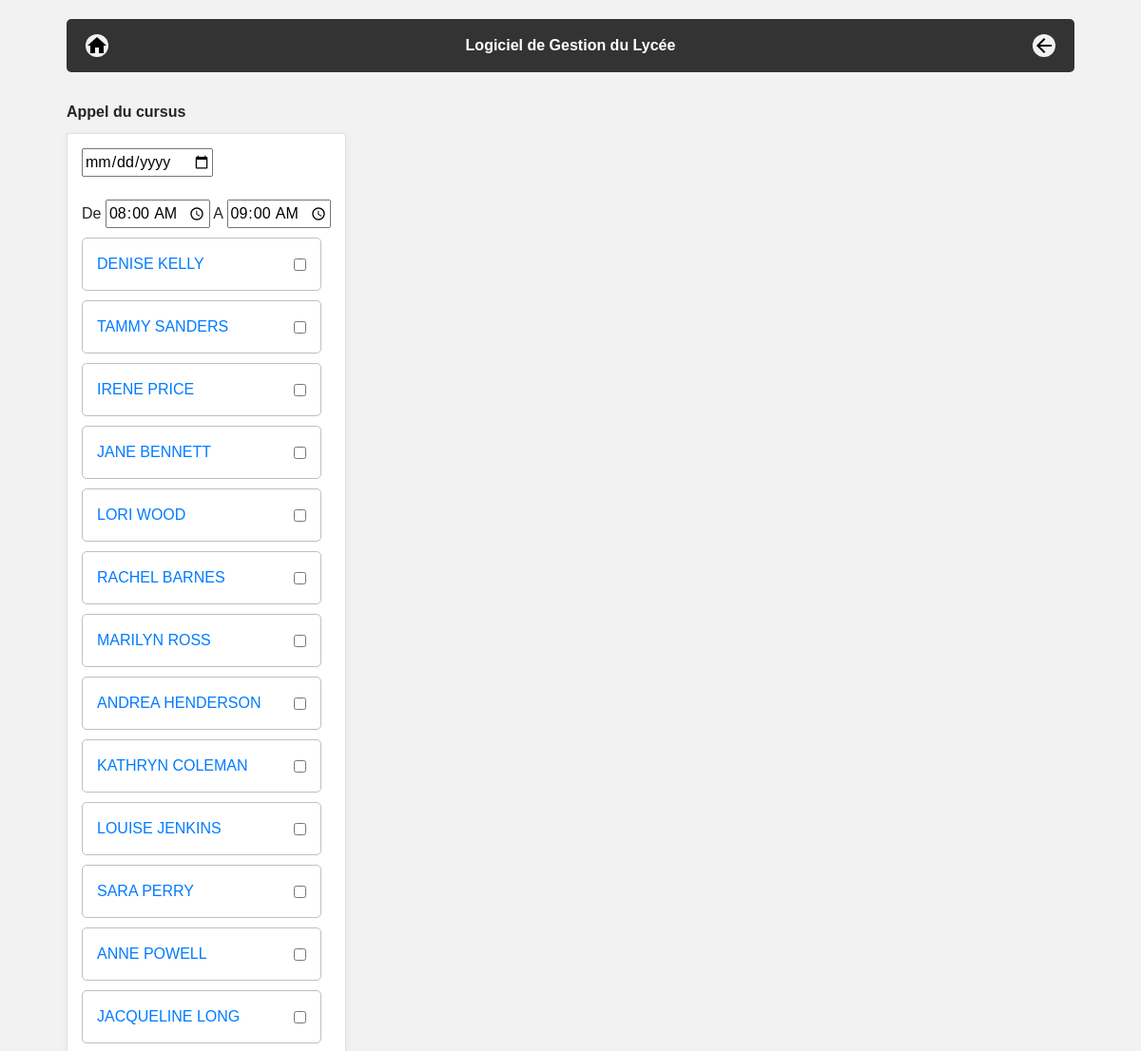
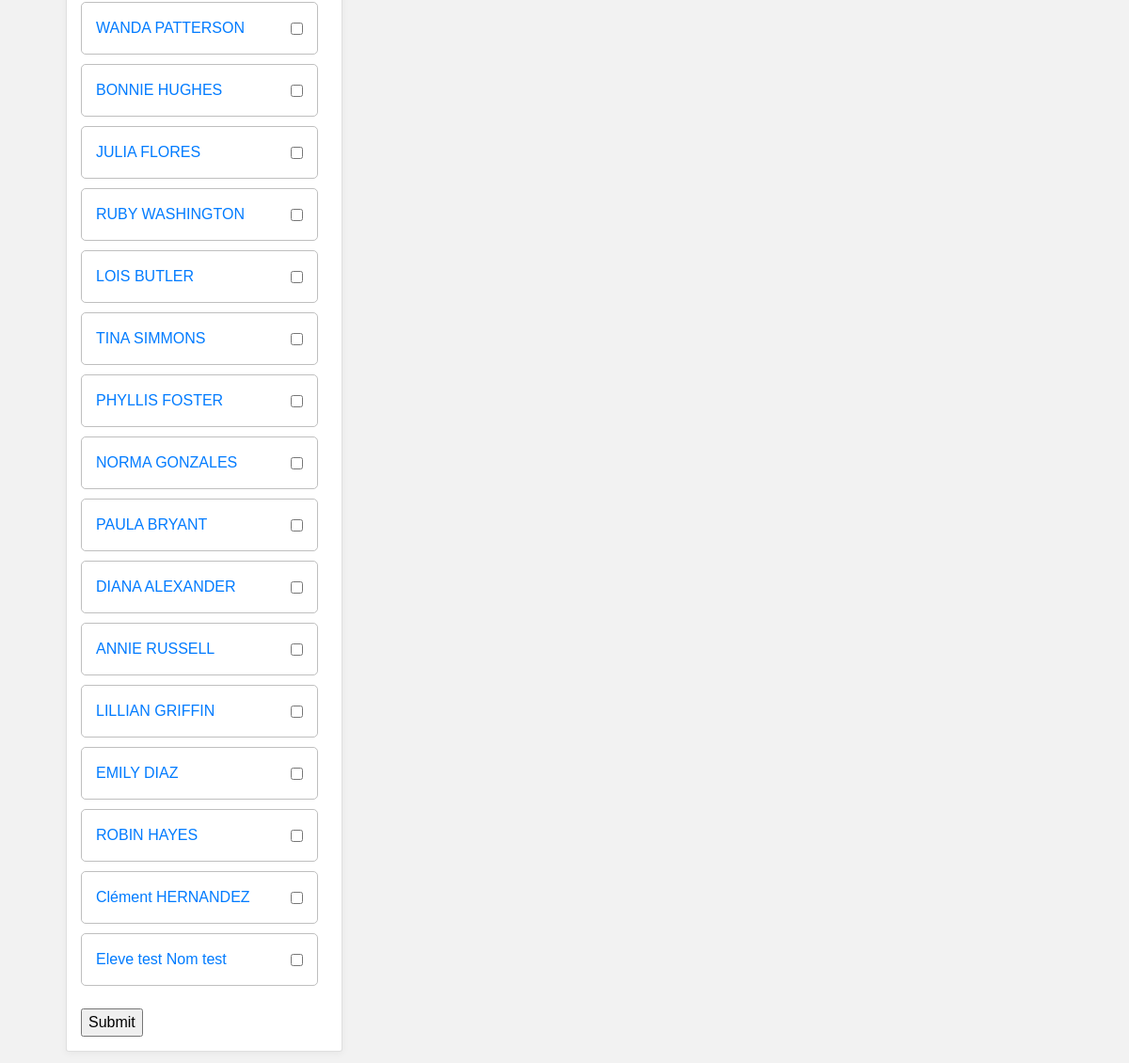
The page /lycee/call_of_roll/6 on the database its author committed (2 pictures, top to bottom).
### lycee/models.py (models this page shows, shortened)
class Student(models.Model):
    first_name = models.CharField(
        max_length=50,
        blank=False,
        null=False
    )
    birth_date = models.DateField(
        verbose_name='date of birth',
        blank=False,
        null=False
    )
    last_name = models.CharField(
        verbose_name="lastname",
        blank=False,  # pas de champ vide
        null=False,  # pas de champ null (a conjuguer avec default
        default="???",
        max_length=255,  # taille maximale du champ
    )
    phone = models.CharField(
        verbose_name="phonenumber",
        help_text="Phone number of the student",
        blank=False,  # pas de champ vide
        null=False,  # pas de champ null (a conjuguer avec default
        default="0999999999",
        max_length=10,  # taille maximale du champ
    )
    email = models.EmailField(
        verbose_name="email",
        help_text="Email of the student",
        blank=False,  # pas de champ vide
        null=False,  # pas de champ null (a conjuguer avec default
        default="x@y.z",
        max_length=255,  # taille maximale du champ
    )
    comments = models.CharField(
        verbose_name="comments",
        help_text="Some comments about the student",
        blank=True,
        null=False,  # pas de champ null (a conjuguer avec default
        default="",
        max_length=255,  # taille maximale du champ
    )
    cursus = models.ForeignKey(
        Cursus,
        help_text="Cursus of the student",
        on_delete=models.CASCADE,  # necessaire selon la version de Django
        null=True
    )

### lycee/views.py (the view)
# urls.py: url(r'^call_of_roll/(?P<cursus_id>[0-9]+)$', views.call_of_roll, name='call_of_roll'),
def call_of_roll(request, cursus_id):
    if request.method == 'POST':
        result_list = Student.objects.filter(cursus_id=cursus_id)
        result_cursus = Cursus.objects.get(id=cursus_id)
        roll = Roll(date=request.POST.get('date'), cursus=result_cursus,
                    debut=request.POST.get('debut'), fin=request.POST.get('fin'))
        roll.save()
        for student in result_list:
            stu = request.POST.get(str(student.id))
            if stu == 'on':
                rollDetail = RollDetail(roll=roll, date=request.POST.get('date'), student=student, absent=True)
            else:
                rollDetail = RollDetail(roll=roll, date=request.POST.get('date'), student=student, absent=False,
                                        debut=request.POST.get('debut'), fin=request.POST.get('fin'))
            rollDetail.save()
        template = loader.get_template('lycee/cursus/call_of_roll.html')
        context = {
            'liste': result_list,
        }
        return HttpResponse(template.render(context, request))
    else:
        result_list = Student.objects.filter(cursus_id=cursus_id)
        template = loader.get_template('lycee/cursus/call_of_roll.html')
        context = {
            'liste': result_list,
        }
        return HttpResponse(template.render(context, request))

### lycee/templates/lycee/cursus/call_of_roll.html (shortened to what this page needs)
{% extends "master.html" %}
{% if liste %}
    {% block content %}
        <div class="margin">
            <b>Appel du cursus </b>
            <div class="contain3 card">
                <form method="post">
                    <input type="date" name="date" required><br><br>
                    De <input type="time" value="08:00" name="debut">
                    A <input type="time" value="09:00" name="fin">
                    {% for student in liste %}
                        <div class="description contain">
                            <a href="/lycee/student/{{student.id}}">{{student.first_name}} {{student.last_name}}</a>
                            <input type="checkbox" id="{{student.id}}" name="{{student.id}}">
                        </div>
                    {% endfor %}
                    <br>
                    <input type="submit">
                </form>
            </div>
        </div>
    {% endblock %}
{% else %}
    <p>No list to show.</p>
{% endif %}

### lycee/static/style.css (style rules this page uses)
body { background-color: #f2f2f2; max-width: 1100px; margin: auto; }
.margin { margin: 10px; }
.contain { padding: 15px; border: #bfbfbf 1px solid; border-radius: 5px; margin: 10px 10px 0px 0px; background: white; }
.contain3 { padding: 15px; margin: 10px 10px 0px 0px; background: white; border-radius: 3px; }
.description { display: flex; align-items: center; justify-content: space-between; }
.card { box-shadow: 0 2px 8px rgba(0,0,0,.05); transition: 0.2s; background-color: white!important; }

### lycee/templates/master.html (style rules this page uses)
body { font-family: Arial, Helvetica, sans-serif; }

### rows shown on the page
Student: first_name "DENISE", last_name "KELLY"
Student: first_name "TAMMY", last_name "SANDERS"
Student: first_name "IRENE", last_name "PRICE"
Student: first_name "JANE", last_name "BENNETT"
Student: first_name "LORI", last_name "WOOD"
Student: first_name "RACHEL", last_name "BARNES"
Student: first_name "MARILYN", last_name "ROSS"
Student: first_name "ANDREA", last_name "HENDERSON"
Student: first_name "KATHRYN", last_name "COLEMAN"
Student: first_name "LOUISE", last_name "JENKINS"
Student: first_name "SARA", last_name "PERRY"
Student: first_name "ANNE", last_name "POWELL"
Student: first_name "JACQUELINE", last_name "LONG"
Student: first_name "WANDA", last_name "PATTERSON"
Student: first_name "BONNIE", last_name "HUGHES"
Student: first_name "JULIA", last_name "FLORES"
Student: first_name "RUBY", last_name "WASHINGTON"
Student: first_name "LOIS", last_name "BUTLER"
Student: first_name "TINA", last_name "SIMMONS"
Student: first_name "PHYLLIS", last_name "FOSTER"
Student: first_name "NORMA", last_name "GONZALES"
Student: first_name "PAULA", last_name "BRYANT"
Student: first_name "DIANA", last_name "ALEXANDER"
Student: first_name "ANNIE", last_name "RUSSELL"
Student: first_name "LILLIAN", last_name "GRIFFIN"
Student: first_name "EMILY", last_name "DIAZ"
Student: first_name "ROBIN", last_name "HAYES"
Student: first_name "Clément", last_name "HERNANDEZ"
Student: first_name "Eleve test", last_name "Nom test"
